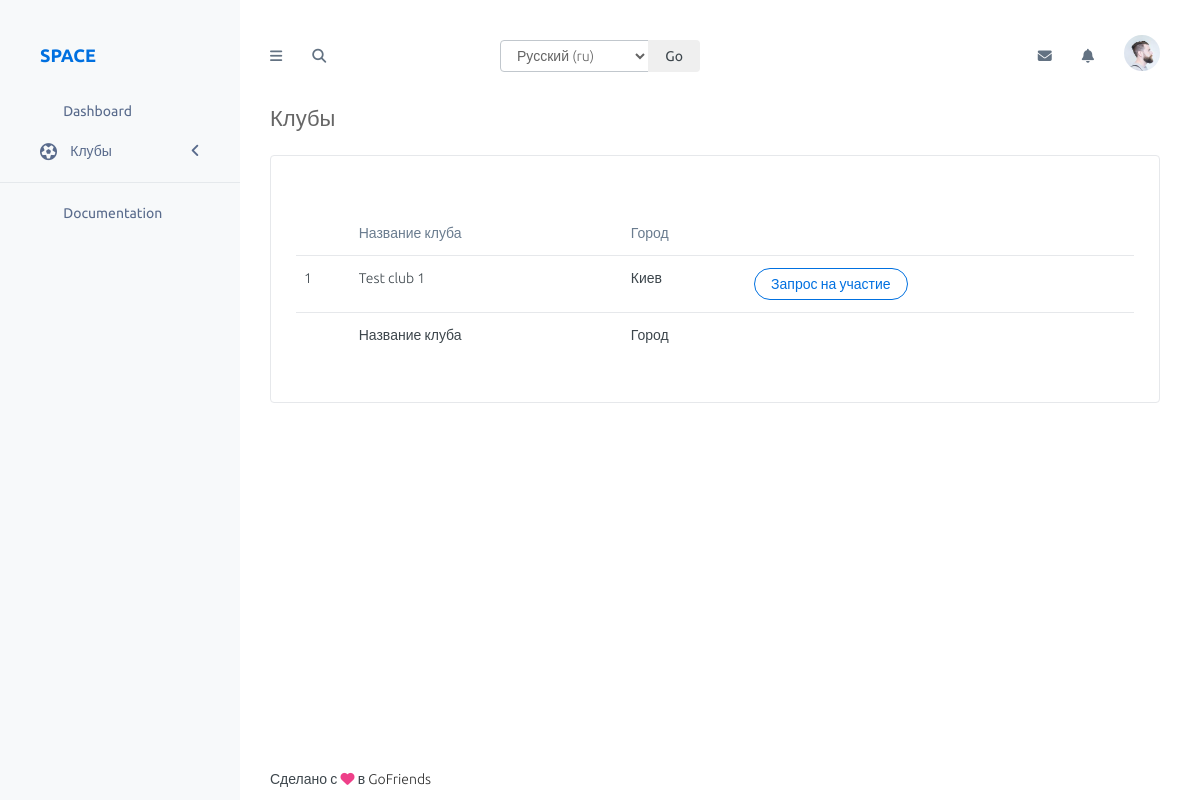
The app's page /dashboard/club/, older data.
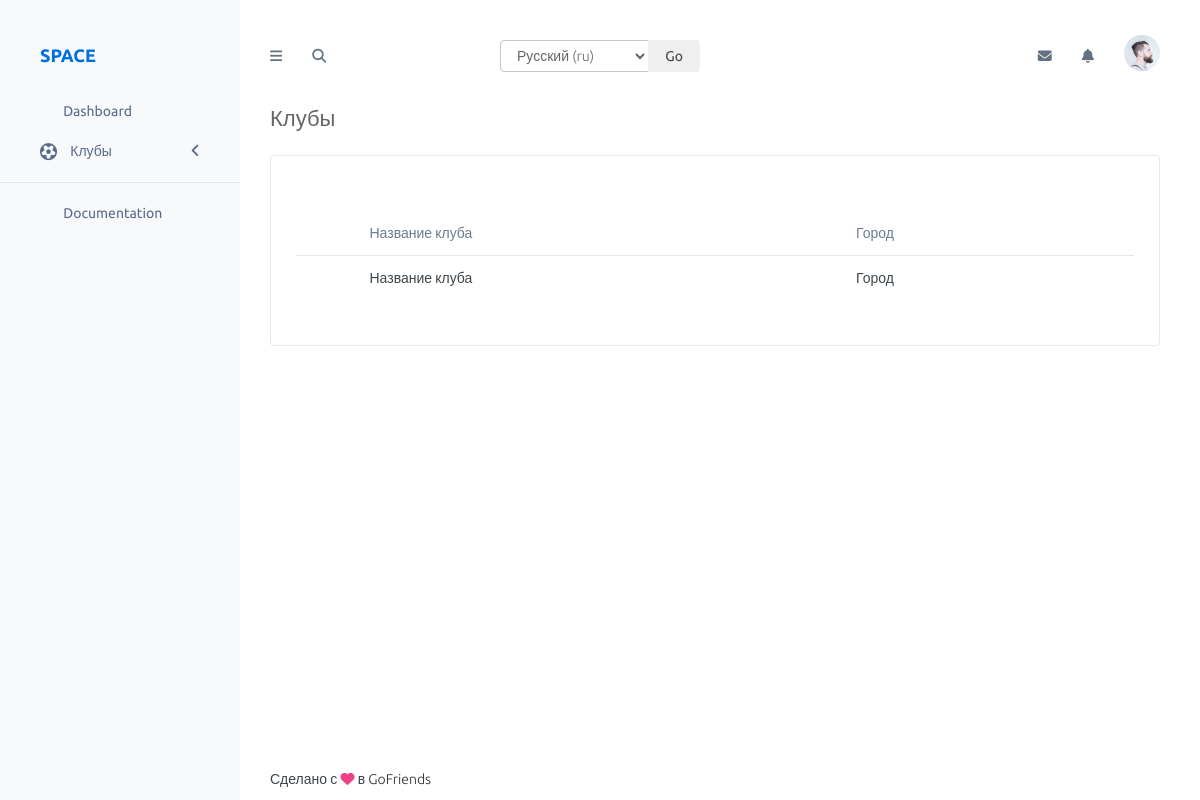
The same page, newer data.
### club/models.py (models this page shows, shortened)
class Club(models.Model):
    title = models.CharField(max_length=200, verbose_name=_('Название'))
    slug = models.SlugField(null=True, max_length=230, unique=True)
    meta_keywords = models.CharField(max_length=200, verbose_name=_('META Ключевые слова'), blank=True, null=True)
    meta_description = models.CharField(max_length=200, verbose_name=_('META Описание'), blank=True, null=True)
    region = models.ForeignKey(Region, on_delete=models.CASCADE, verbose_name=_('Регион'))
    created = models.DateTimeField(verbose_name=_('Дата создания'), auto_now_add=True, auto_now=False)
    super_admin = models.ForeignKey(Administrator, on_delete=models.CASCADE, verbose_name=_('Главный администратор клуба'))
    class Meta:
        verbose_name = _('Клуб')
        verbose_name_plural = _('Клубы')

### geo/models.py (models this page shows)
class Region(MPTTModel):
    parent = TreeForeignKey(
        'self', verbose_name=_('Родитель'), null=True, blank=True,
        related_name='children', db_index=True, on_delete=models.CASCADE)
    title = models.CharField(max_length=200, verbose_name=_('Название'))
    slug = models.SlugField(null=True, max_length=170, unique=True)
    code = models.CharField(max_length=15, blank=True, null=True, unique=True, verbose_name=_('Код региона'))
    class MPTTMeta:
        order_insertion_by = ['title']
    class Meta:
        verbose_name = _('Регион')
        verbose_name_plural = _('Регионы')
    def __str__(self):
        return self.title

### club/views.py (the view)
# urls.py: path('', ClubCabinetListView.as_view(), name='list-cabinet'),
class ClubCabinetListView(ListView):
    template_name = 'club/club-cabinet-list.html'
    context_object_name = 'clubs'
    model = Club

### club/templates/club/club-cabinet-list.html (shortened to what this page needs)
{% extends 'cabinet.html' %}
{% load static %}
{% load i18n %}
{% block page_title %}{% trans 'Клубы' %}{% endblock page_title %}
{% block content %}
    <div class="col-sm-12">
        <div class="panel panel-white">
            <div class="panel-body">
                <div class="panel-heading clearfix">
                    <h4 class="panel-title"></h4>
                </div>
                <div class="panel-body">
                    <div class="table-responsive">
                        <table class="display table" id="clubsTableCabinet">
                            <thead>
                                <tr>
                                    <th></th>
                                    <th>{% trans 'Название клуба' %}</th>
                                    <th>{% trans 'Город' %}</th>
                                    <th></th>
                                </tr>
                            </thead>
                            <tbody>
                                {% for club in clubs %}
                                    <tr>
                                        <td>{{ forloop.counter }}</td>
                                        <td>{{ club.title }}</td>
                                        <td>{{ club.region }}</td>
                                        <td>
                                            <button class="cabinetClubRequest btn btn-default btn-rounded" data-id="{{ club.id }}">{% trans 'Запрос на участие' %}</button>
                                        </td>
                                    </tr>
                                {% endfor %}
                            </tbody>
                            <tfoot>
                                <tr>
                                    <th></th>
                                    <th>{% trans 'Название клуба' %}</th>
                                    <th>{% trans 'Город' %}</th>
                                    <th></th>
                                </tr>
                            </tfoot>
                        </table>
                    </div>
                </div>
            </div>
        </div>
    </div>
{% endblock content %}
{% block header_scripts %}
    <link rel="stylesheet" href="{% static '/cabinet/' %}assets/plugins/datatables/css/jquery.datatables.min.css">
    <link rel="stylesheet" href="{% static '/cabinet/' %}assets/plugins/datatables/css/jquery.datatables_themeroller.css">
{% endblock header_scripts %}

Row changes from the older to the newer data that the page shows:
removed Club: title "Test club 1", region "Киев"
